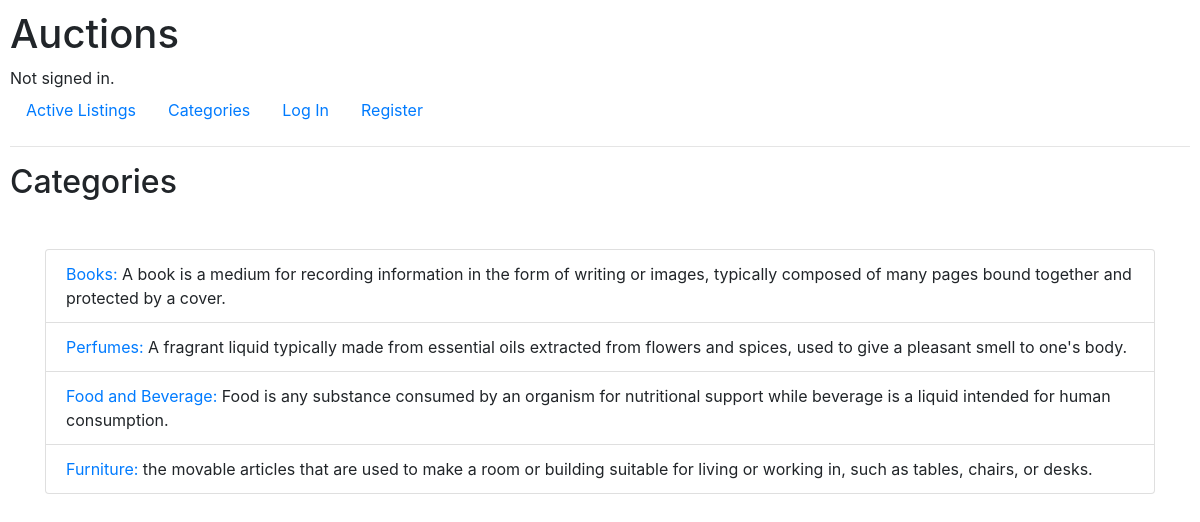
Page /categories/ on the committed database.
### auctions/models.py (models this page shows, shortened)
class Category(models.Model):
    type = models.CharField(max_length=64) # the name of the category
    description = models.TextField()

### auctions/views.py (the view)
# urls.py: path('categories/' , views.categories_page, name='categories_page'),
def categories_page(request):
    categories = Category.objects.filter(category_listings__isnull=False).distinct()
    return render(request, 'auctions/categories.html', {
        'categories': categories,
    })

### auctions/templates/auctions/categories.html (shortened to what this page needs)
{% extends "auctions/layout.html" %}
{% block body %}
    <h2>Categories</h2>
    <div class="container ">
        <div class="row ">
            <div class="col-md-12 ">
                <ul class="list-group">
                    {% for category in categories %}
                            <li class="list-group-item">
                                <a href="{% url 'category_page' category.type %}">{{ category.type }}:</a> {{ category.description }}
                            </li>
                    {% endfor %}
                </ul>
            </div>
        </div>
    </div>
{% endblock %}

### auctions/templates/auctions/layout.html (shortened to what this page needs)
{% load static %}
<!DOCTYPE html>
<html lang="en">
    <head>
        <link rel="stylesheet" href="https://stackpath.bootstrapcdn.com/bootstrap/4.4.1/css/bootstrap.min.css">
        <link href="{% static 'auctions/styles.css' %}" rel="stylesheet">
    </head>
    <body>
        <h1>Auctions</h1>
        <div>
            {% if user.is_authenticated %}
                Signed in as <strong>{{ user.username }}</strong>.
            {% else %}
                Not signed in.
            {% endif %}
        </div>
        <ul class="nav">
            <li class="nav-item">
                <a class="nav-link" href="{% url 'index' %}">Active Listings</a>
            </li>
            <li class="nav-item">
                <a class="nav-link" href="{% url 'categories_page' %}">Categories</a>
            </li>
            {% if user.is_authenticated %}
                <li class="nav-item">
                    <a class="nav-link" href="{% url 'create' %}">Create Listing</a>
                </li>
                <li class="nav-item">
                    <a class="nav-link" href="{% url 'my_bids' %}">My Bids</a>
                </li>
                <li class="nav-item">
                    <a class="nav-link" href="{% url 'watchlist' %}">Watchlist</a>
                </li>
                <li class="nav-item">
                    <a class="nav-link" href="{% url 'logout' %}">Log Out</a>
                </li>
            {% else %}
                <li class="nav-item">
                    <a class="nav-link" href="{% url 'login' %}">Log In</a>
                </li>
                <li class="nav-item">
                    <a class="nav-link" href="{% url 'register' %}">Register</a>
                </li>
            {% endif %}
        </ul>
        <hr>
        {% block body %}
        {% endblock %}
    </body>
</html>

### auctions/static/auctions/styles.css (style rules this page uses)
body { padding: 10px; }

### rows in the picture
Category: type "Books", description "A book is a medium for recording information in the form of writing or images, typically composed of many pages bound together and protected by a cover."
Category: type "Perfumes", description "A fragrant liquid typically made from essential oils extracted from flowers and spices, used to give a pleasant smell to one's body."
Category: type "Food and Beverage", description "Food is any substance consumed by an organism for nutritional support while beverage is a liquid intended for human consumption."
Category: type "Furniture", description "the movable articles that are used to make a room or building suitable for living or working in, such as tables, chairs, or desks."
